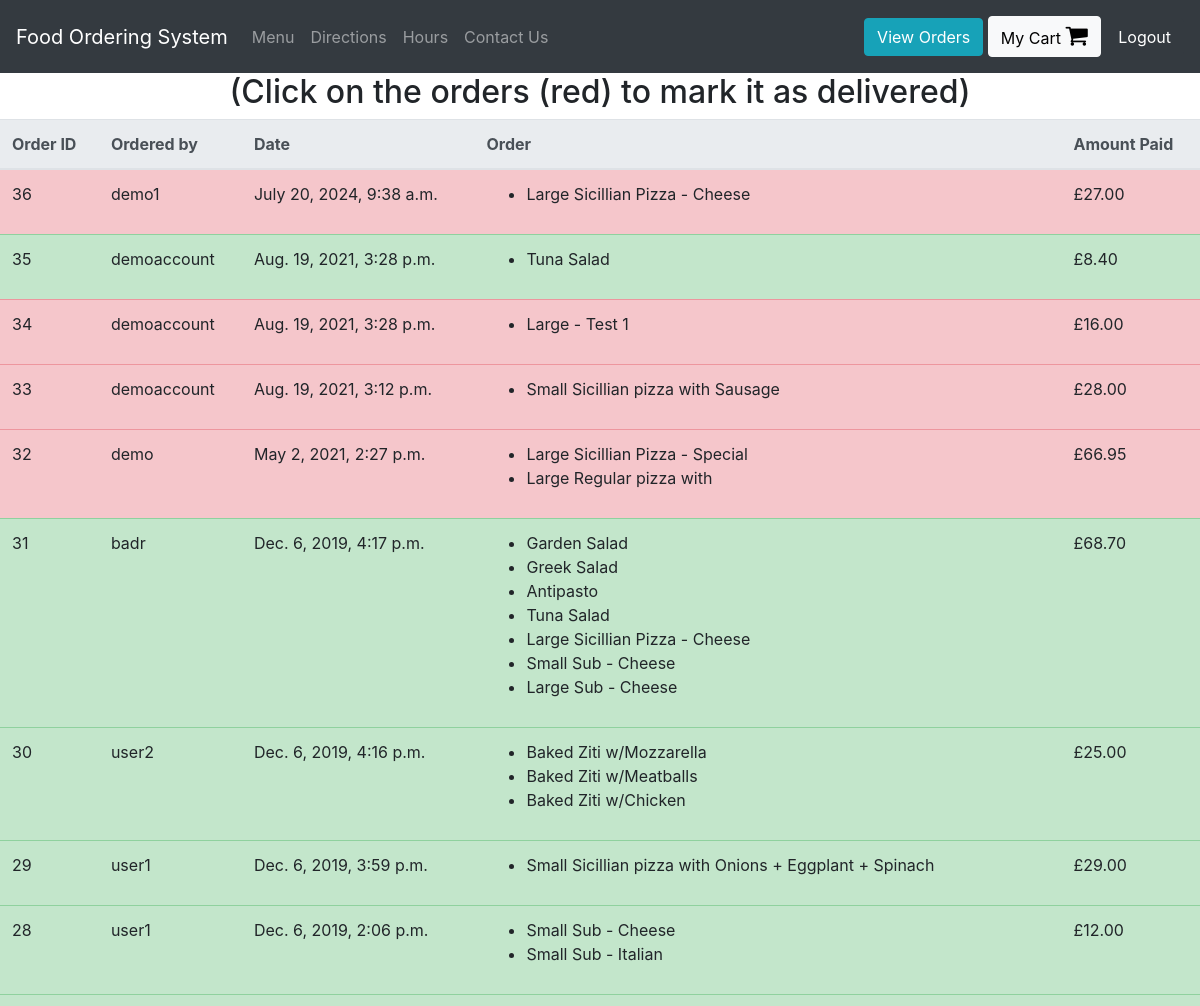
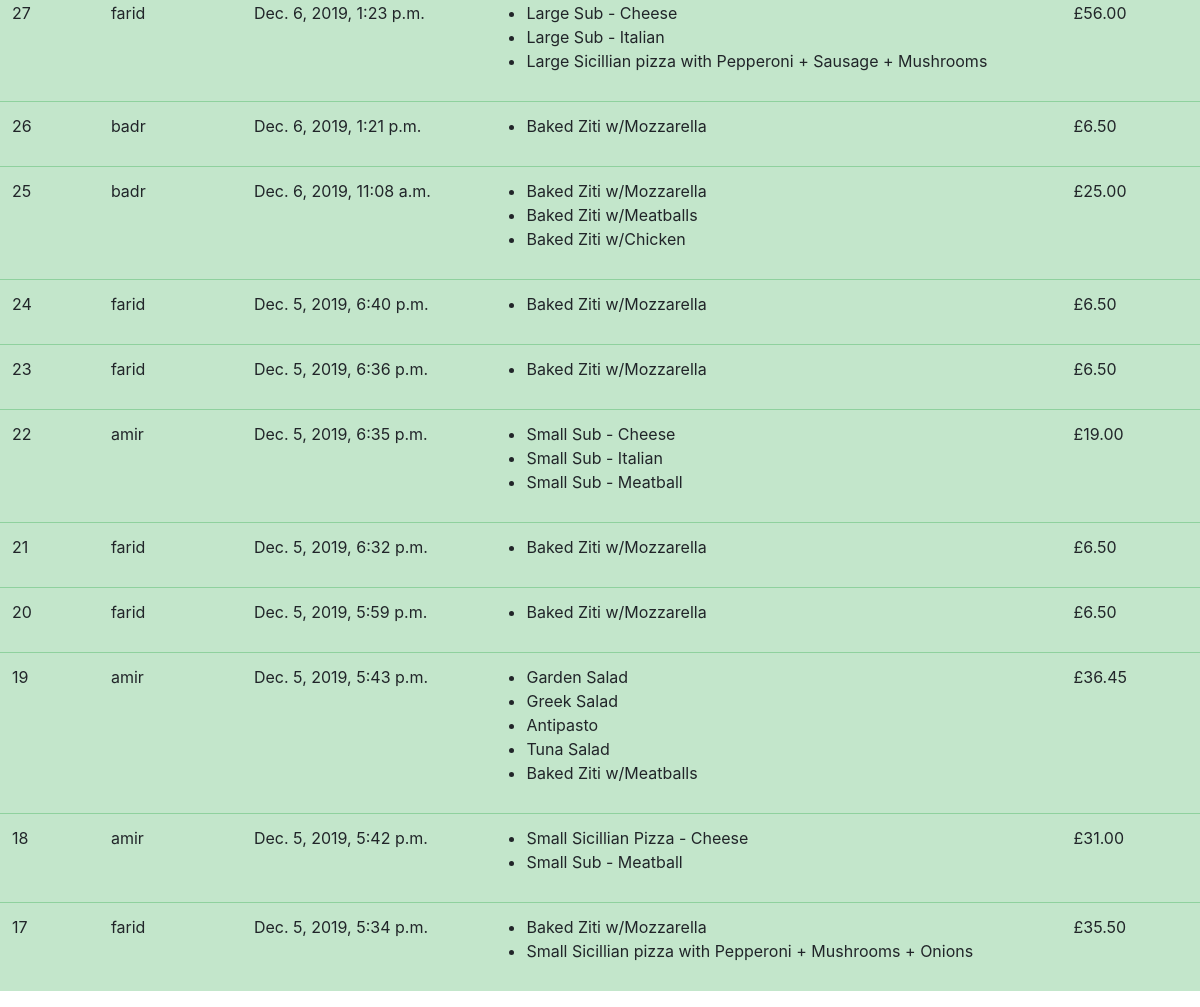
Page /view-orders (signed in) on the committed database (2 pictures, top to bottom).
### orders/models.py (models this page shows, shortened)
class UserOrder(models.Model):
    username = models.CharField(max_length=200) #who placed the order
    order = models.TextField() #this will be a string representation of the cart from localStorage
    price = models.DecimalField(max_digits=6, decimal_places=2) #how much was the order
    time_of_order  = models.DateTimeField(default=datetime.now, blank=True)
    delivered = models.BooleanField()

### orders/views.py (the view)
# urls.py: path("view-orders", views.view_orders, name="view_orders"),
def view_orders(request):
    if request.user.is_superuser:
        rows = UserOrder.objects.all().order_by('-time_of_order')
        return render(request, "orders/orders.html", context = {"rows":rows})
    else:
        rows = UserOrder.objects.all().filter(username = request.user.username).order_by('-time_of_order')
        return render(request, "orders/orders.html", context = {"rows":rows})

### orders/templatetags/custom_tags.py (called while the page is built)
@register.filter(name="format_cart")
def format_cart(value):
    return value[1:-1].split(",")

@register.filter(name="format_cart_item")
def format_cart_item(value):
    return value.replace("'","")

### orders/templates/orders/orders.html
{% extends 'orders/header.html' %}
{% load custom_tags %}
{% block content %}
<div class="container-fluid">
  <div class="row justify-content-center">
    {% if user.is_superuser %}
      <h2>(Click on the orders (red) to mark it as delivered)</h2>
    {% else %}
      <h2> Orders by: {{user.get_username}} </h2>
    {% endif %}
    <table class="table">
        <thead class="thead-light">
        <tr>
          <th scope="col">Order ID</th>
          <th scope="col">Ordered by</th>
          <th scope="col">Date</th>
          <th scope="col">Order</th>
          <th scope="col">Amount Paid</th>
        </tr>
        </thead>
        <tbody id = "orders_table">
          {% for row in rows %}
          {% if row.delivered %}
            <tr class="table-success">
          {% else %}
            <tr class="table-danger mark-as-complete">
          {% endif %}
              <td>{{row.id}}</td>
              <td>{{row.username}}</td>
              <td>{{row.time_of_order}}</td>
              <td >
                <ul>
                  {% for item in row.order|format_cart %}
                    <li>{{item|format_cart_item}}</li>
                  {% endfor %}
                </ul>
              </td>
              <td>£{{row.price}}</td>
            </tr>
          {% endfor %}
        </tbody>
    </table>
  </div>
</div>
{% endblock %}

### rows in the picture
UserOrder: id "36", username "demo1", time_of_order "July 20, 2024, 9:38 a.m.", order "Large Sicillian Pizza - Cheese", price "27.00"
UserOrder: id "35", username "demoaccount", time_of_order "Aug. 19, 2021, 3:28 p.m.", order "Tuna Salad", price "8.40"
UserOrder: id "34", username "demoaccount", time_of_order "Aug. 19, 2021, 3:28 p.m.", order "Large - Test 1", price "16.00"
UserOrder: id "33", username "demoaccount", time_of_order "Aug. 19, 2021, 3:12 p.m.", order "Small Sicillian pizza with Sausage", price "28.00"
UserOrder: id "32", username "demo", time_of_order "May 2, 2021, 2:27 p.m.", order "Large Sicillian Pizza - Special" "Large Regular pizza with", price "66.95"
UserOrder: id "31", username "badr", time_of_order "Dec. 6, 2019, 4:17 p.m.", order "Garden Salad" "Greek Salad" "Antipasto" "Tuna Salad" "Large Sicillian Pizza - Cheese" "Small Sub - Cheese" "Large Sub - Cheese", price "68.70"
UserOrder: id "30", username "user2", time_of_order "Dec. 6, 2019, 4:16 p.m.", order "Baked Ziti w/Mozzarella" "Baked Ziti w/Meatballs" "Baked Ziti w/Chicken", price "25.00"
UserOrder: id "29", username "user1", time_of_order "Dec. 6, 2019, 3:59 p.m.", order "Small Sicillian pizza with Onions + Eggplant + Spinach", price "29.00"
UserOrder: id "28", username "user1", time_of_order "Dec. 6, 2019, 2:06 p.m.", order "Small Sub - Cheese" "Small Sub - Italian", price "12.00"
UserOrder: id "27", username "farid", time_of_order "Dec. 6, 2019, 1:23 p.m.", order "Large Sub - Cheese" "Large Sub - Italian" "Large Sicillian pizza with Pepperoni + Sausage + Mushrooms", price "56.00"
UserOrder: id "26", username "badr", time_of_order "Dec. 6, 2019, 1:21 p.m.", order "Baked Ziti w/Mozzarella", price "6.50"
UserOrder: id "25", username "badr", time_of_order "Dec. 6, 2019, 11:08 a.m.", order "Baked Ziti w/Mozzarella" "Baked Ziti w/Meatballs" "Baked Ziti w/Chicken", price "25.00"
UserOrder: id "24", username "farid", time_of_order "Dec. 5, 2019, 6:40 p.m.", order "Baked Ziti w/Mozzarella", price "6.50"
UserOrder: id "23", username "farid", time_of_order "Dec. 5, 2019, 6:36 p.m.", order "Baked Ziti w/Mozzarella", price "6.50"
UserOrder: id "22", username "amir", time_of_order "Dec. 5, 2019, 6:35 p.m.", order "Small Sub - Cheese" "Small Sub - Italian" "Small Sub - Meatball", price "19.00"
UserOrder: id "21", username "farid", time_of_order "Dec. 5, 2019, 6:32 p.m.", order "Baked Ziti w/Mozzarella", price "6.50"
UserOrder: id "20", username "farid", time_of_order "Dec. 5, 2019, 5:59 p.m.", order "Baked Ziti w/Mozzarella", price "6.50"
UserOrder: id "19", username "amir", time_of_order "Dec. 5, 2019, 5:43 p.m.", order "Garden Salad" "Greek Salad" "Antipasto" "Tuna Salad" "Baked Ziti w/Meatballs", price "36.45"
UserOrder: id "18", username "amir", time_of_order "Dec. 5, 2019, 5:42 p.m.", order "Small Sicillian Pizza - Cheese" "Small Sub - Meatball", price "31.00"
UserOrder: id "17", username "farid", time_of_order "Dec. 5, 2019, 5:34 p.m.", order "Baked Ziti w/Mozzarella" "Small Sicillian pizza with Pepperoni + Mushrooms + Onions", price "35.50"
